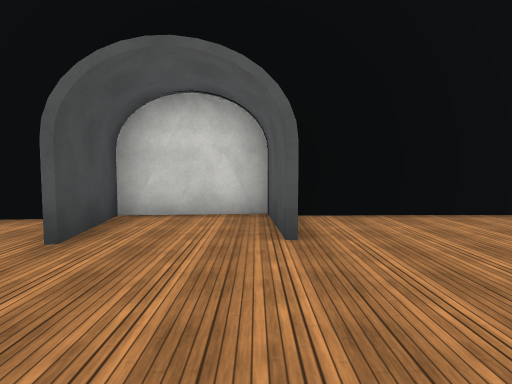
View 1 (above)

19 first-person views from a walk through a scene from a Unity 3-D project. The camera is 1.3 m above the floor, tilts 4° down and sees 75° across. The floor is counted in squares, 2 m on a side. Each view is taken from the middle of a square. On the plan, view 1 faces up. The plan holds only what a view shows up to about 10 squares ahead; the rest is blank. The place goes on beyond the plan. Surface patterns are stand-ins for the level's own textures.

View 2
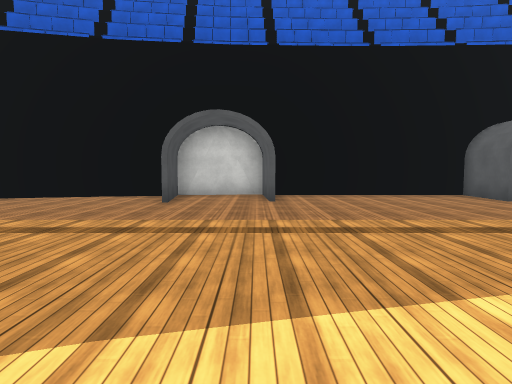

View 3
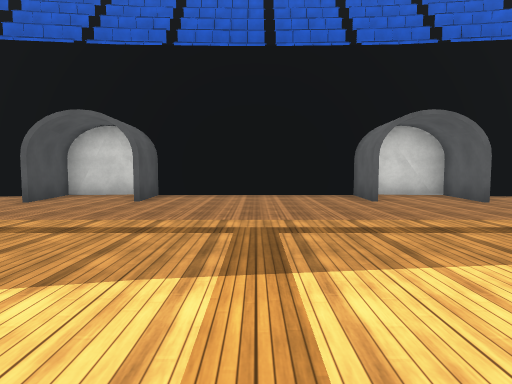

View 4
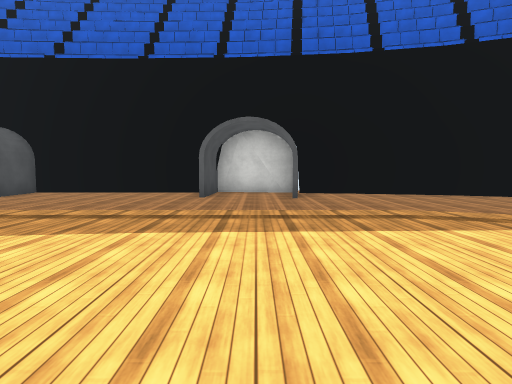

View 5
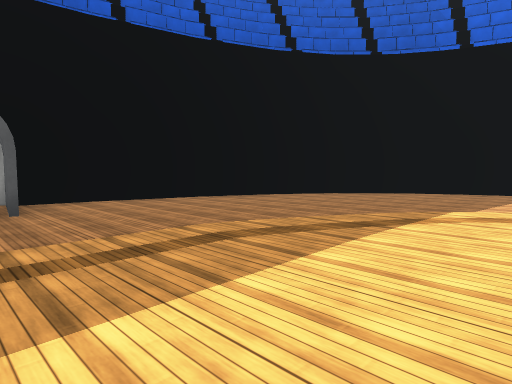

View 6
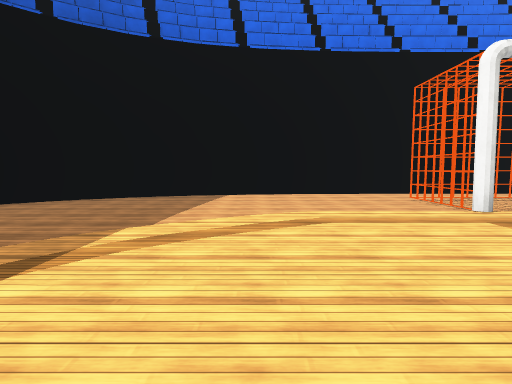

View 7
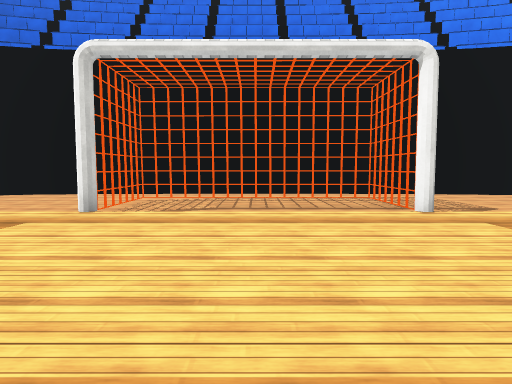

View 8
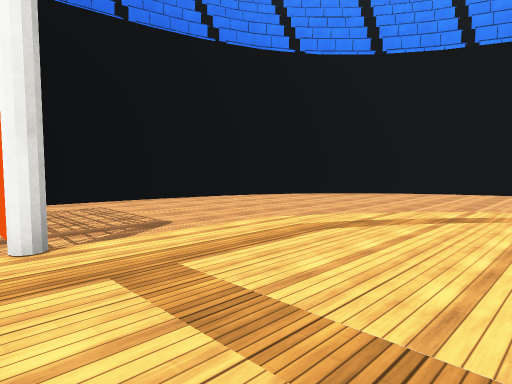

View 9
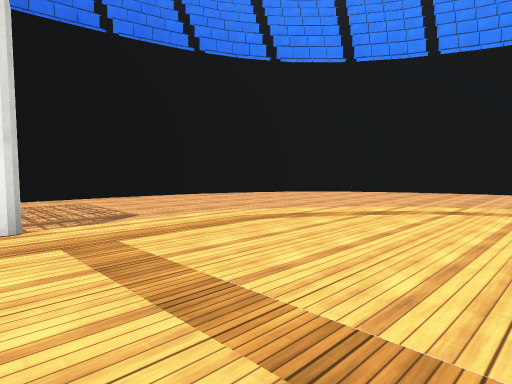

View 10
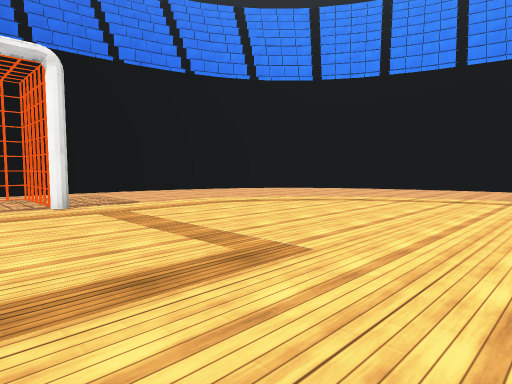

View 11
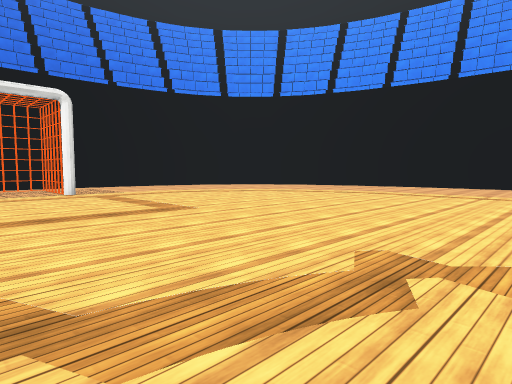

View 12
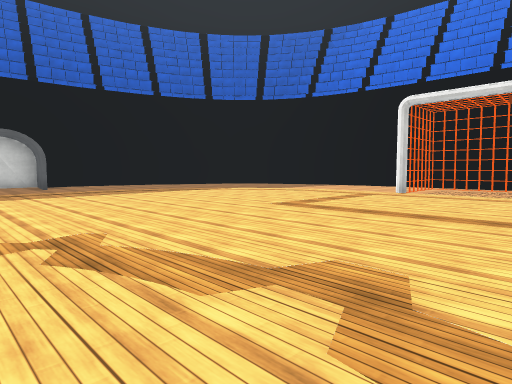

View 13
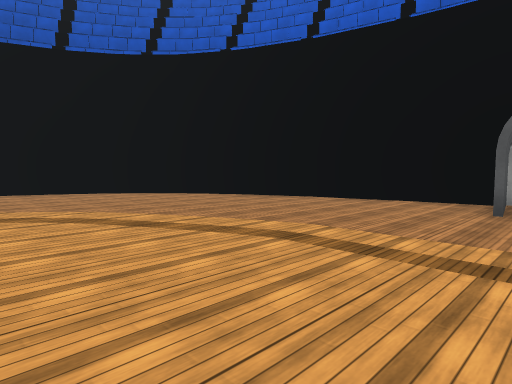

View 14
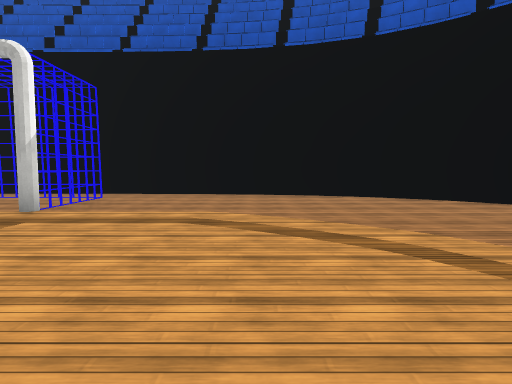

View 15
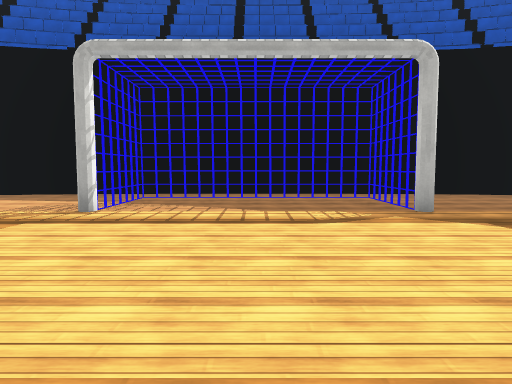

View 16
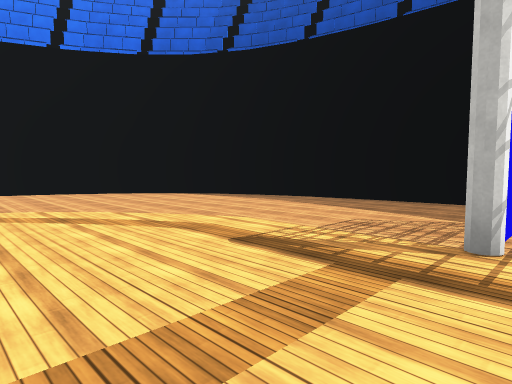

View 17
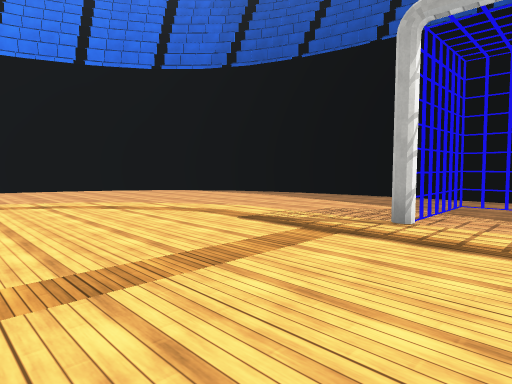

View 18
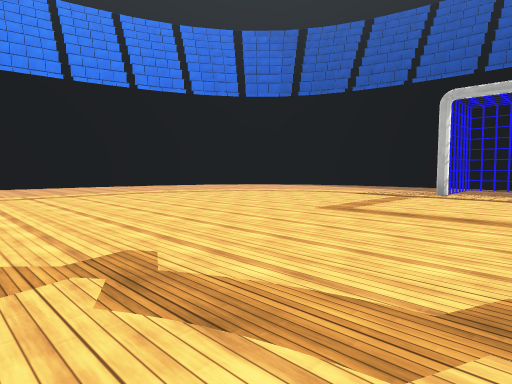

View 19
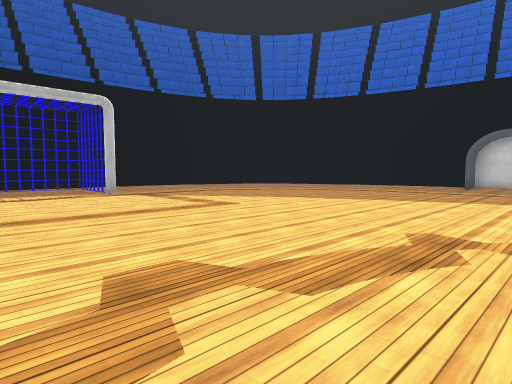

### Floor plan
Key: @ floor where view 1 was taken; # wall or solid block; x gap in a wall; . main floor; : floor 0.25 m higher than the main floor; / step, stairs or slope.
Columns run from 13 left of view 1 to 19 right of it. Each row starts with its distance up from view 1.
  6            ###########
  5       ######.#.....#.######
  4     ###....#.#.....#.#....###
  3    ##.......................##
  2   ##.........................##
  1  ##...........................##
  0  #.......////@//////////.......#
 -1  #...../:::::::::::::::::/.....##
 -2 ##..../:::::::::::::::::::/.....#
 -3 #..../:::::::::::::::::::::/....#
 -4 #..../::::::::  :  ::::::::/....#
 -5 #..../::::::::     ::::::::/....#
 -6 #..##/:::::::::   :::::::::/##..#
 -7 #..#.#/::::::::   :::::::::#.#..#
 -8 #..#.//::::::::   :::::::::/.#..#
 -9 #..x.//::::::::   :::::::::/.x..#
-10 #..#.//::::::::   :::::::::/.#..#
-11 #..#.//::::::::   :::::::::/.#..#
-12 #...##:::::::::   :::::::::##...#
-13 #..../:::::::::   :::::::::/....#
-14 #..../::::::::     ::::::::/....#
-15 #..../::::::::     ::::::::/....#
-16 #...../:::::::     :::::::/.....#
-17 ##...../::::::     ::::::/.....##
-18  #......./////     /////.......#
-19  ##......  ..       ..........##
-20   ##.....  ..       .........##
-21    ##...               .....##
-22     ###.                 .###
-23       ##                 ##

Where each view was taken, in squares from view 1:
view 1: 0 up, 0 right, facing up
view 2: 4 down, 0 right, facing up
view 3: 4 down, 3 right, facing up
view 4: 5 down, 7 right, facing up
view 5: 3 down, 7 right, facing up-right
view 6: 3 down, 9 right, facing right
view 7: 9 down, 9 right, facing right
view 8: 11 down, 11 right, facing down-right
view 9: 11 down, 10 right, facing down-right
view 10: 10 down, 8 right, facing down-right
view 11: 9 down, 5 right, facing down-right
view 12: 10 down, 5 right, facing up-right
view 13: 3 down, 1 left, facing up-left
view 14: 3 down, 3 left, facing left
view 15: 9 down, 3 left, facing left
view 16: 11 down, 5 left, facing down-left
view 17: 10 down, 4 left, facing down-left
view 18: 9 down, 1 right, facing down-left
view 19: 10 down, 1 right, facing up-left
